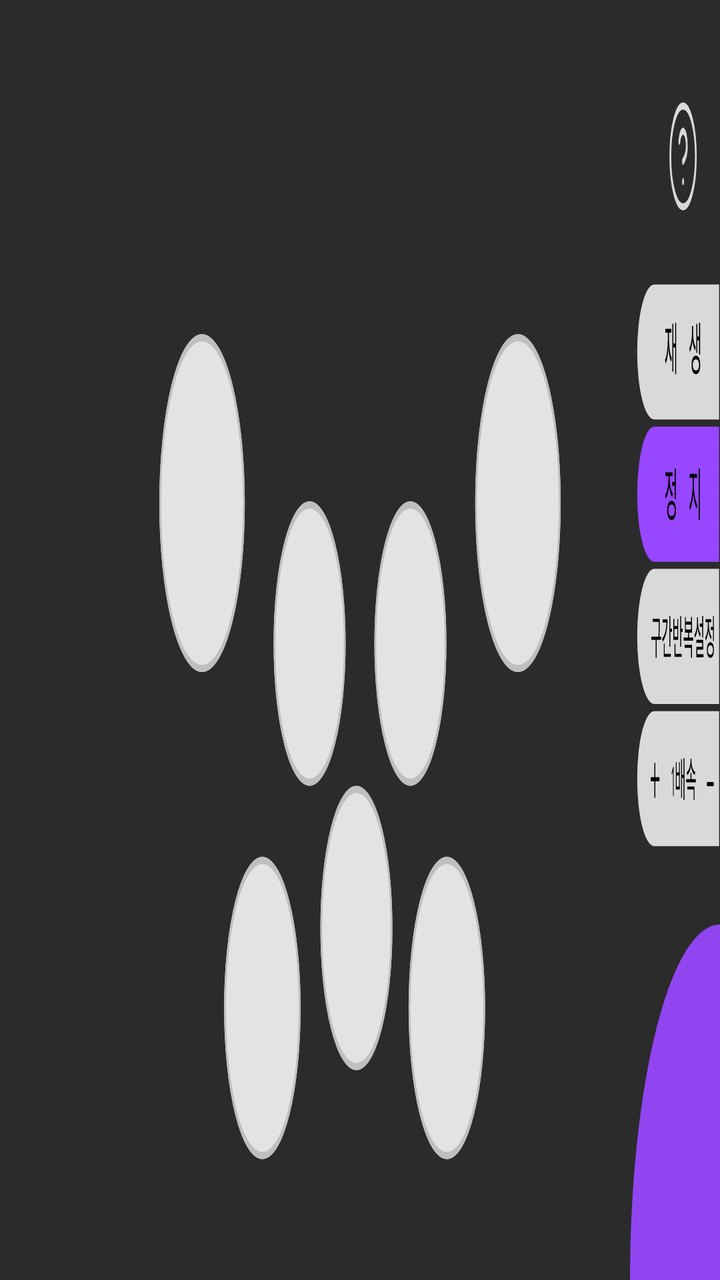
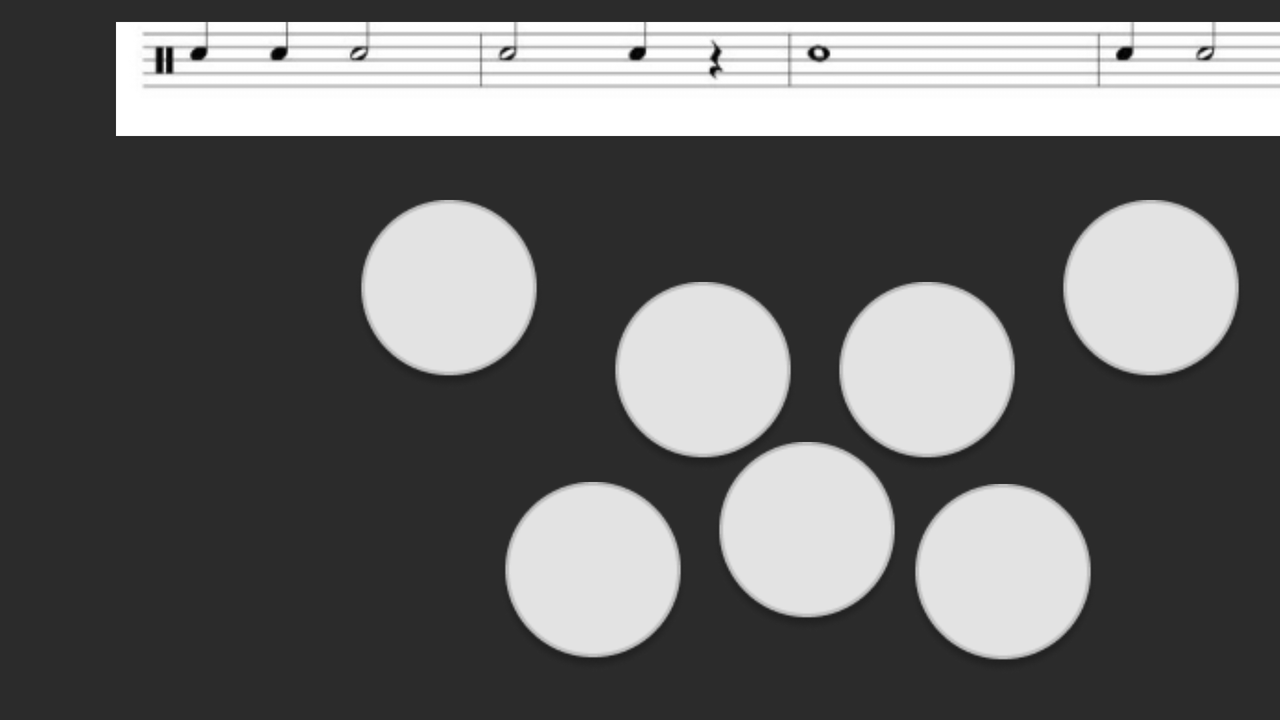

An Android layout and its configuration variant, each rendered on a device that would load it. The default file and the variant file are quoted in full after the pictures.
<!-- AndroidManifest.xml: application theme Theme.DrumLight_ny -->
<!-- res/layout/activity_play.xml -->
<?xml version="1.0" encoding="utf-8"?>
<androidx.constraintlayout.widget.ConstraintLayout xmlns:android="http://schemas.android.com/apk/res/android"
    android:layout_width="match_parent"
    android:layout_height="match_parent"
    xmlns:tools="http://schemas.android.com/tools">

    <RelativeLayout
        android:id = "@+id/android_play"
        android:layout_width="fill_parent"
        android:layout_height="fill_parent"
        android:clipToOutline="true"
        android:background="@drawable/android_play"
        tools:ignore="MissingConstraints,RedundantNamespace,UnusedAttribute" />

</androidx.constraintlayout.widget.ConstraintLayout>
<!-- resources referenced by this layout -->
<resources>
  <!-- drawable android_play: vector/xml drawable (drawable, 9777 chars, omitted) -->
</resources>
<!-- res/layout-land/activity_play.xml (the repository's variant of the layout above) -->
<!-- drawn on the phone turned sideways -->
<?xml version="1.0" encoding="utf-8"?>
<androidx.constraintlayout.widget.ConstraintLayout xmlns:android="http://schemas.android.com/apk/res/android"
    xmlns:app="http://schemas.android.com/apk/res-auto"
    xmlns:tools="http://schemas.android.com/tools"
    android:layout_width="match_parent"
    android:layout_height="match_parent"
    android:background="#2B2B2B"
    tools:ignore="MissingDefaultResource">

    <ImageView
        android:id="@+id/drum1"
        android:layout_width="95dp"
        android:layout_height="95dp"
        android:src="@drawable/drum"
        android:layout_marginStart="177dp"
        android:layout_marginTop = "100dp"
        app:layout_constraintStart_toStartOf="parent"
        app:layout_constraintTop_toTopOf="parent"
        tools:ignore="MissingConstraints"
        />

    <ImageView
        android:id="@+id/drum2"
        android:layout_width="95dp"
        android:layout_height="95dp"
        android:src="@drawable/drum"
        android:layout_marginStart="304dp"
        android:layout_marginTop = "141dp"
        app:layout_constraintStart_toStartOf="parent"
        app:layout_constraintTop_toTopOf="parent"
        tools:ignore="MissingConstraints"
        />

    <ImageView
        android:id="@+id/drum3"
        android:layout_width="95dp"
        android:layout_height="95dp"
        android:src="@drawable/drum"
        android:layout_marginStart="416dp"
        android:layout_marginTop = "141dp"
        app:layout_constraintStart_toStartOf="parent"
        app:layout_constraintTop_toTopOf="parent"
        tools:ignore="MissingConstraints"
        />

    <ImageView
        android:id="@+id/drum4"
        android:layout_width="95dp"
        android:layout_height="95dp"
        android:src="@drawable/drum"
        android:layout_marginStart="528dp"
        android:layout_marginTop = "100dp"
        app:layout_constraintStart_toStartOf="parent"
        app:layout_constraintTop_toTopOf="parent"
        tools:ignore="MissingConstraints"
        />

    <ImageView
        android:id="@+id/drum5"
        android:layout_width="95dp"
        android:layout_height="95dp"
        android:src="@drawable/drum"
        android:layout_marginStart="249dp"
        android:layout_marginTop = "241dp"
        app:layout_constraintStart_toStartOf="parent"
        app:layout_constraintTop_toTopOf="parent"
        tools:ignore="MissingConstraints"
        />

    <ImageView
        android:id="@+id/drum6"
        android:layout_width="95dp"
        android:layout_height="95dp"
        android:src="@drawable/drum"
        android:layout_marginStart="356dp"
        android:layout_marginTop = "221dp"
        app:layout_constraintStart_toStartOf="parent"
        app:layout_constraintTop_toTopOf="parent"
        tools:ignore="MissingConstraints"
        />

    <ImageView
        android:id="@+id/drum"
        android:layout_width="95dp"
        android:layout_height="95dp"
        android:src="@drawable/drum"
        android:layout_marginStart="454dp"
        android:layout_marginTop = "242dp"
        app:layout_constraintStart_toStartOf="parent"
        app:layout_constraintTop_toTopOf="parent"
        tools:ignore="MissingConstraints"
        />

    <ImageView
        android:id="@+id/music"
        android:layout_width="657dp"
        android:layout_height="57dp"
        android:src="@drawable/music"
        android:layout_marginStart="58dp"
        android:layout_marginTop = "11dp"
        app:layout_constraintStart_toStartOf="parent"
        app:layout_constraintTop_toTopOf="parent"
        tools:ignore="MissingConstraints"
        />

    <Button
        android:id="@+id/next"
        android:layout_width="100dp"
        android:layout_height="100dp"
        android:layout_marginStart="690dp"
        android:layout_marginTop = "295dp"
        app:layout_constraintStart_toStartOf="parent"
        app:layout_constraintTop_toTopOf="parent"
        android:background="@drawable/level"
        android:text = "X"
        android:textSize = "55dp"
        tools:ignore="MissingConstraints" />

    <ImageButton
        android:id="@+id/playbutton"
        android:layout_width="93dp"
        android:layout_height="40dp"
        android:src = "@drawable/play"
        android:layout_marginStart="693dp"
        android:layout_marginTop = "79dp"
        app:layout_constraintStart_toStartOf="parent"
        app:layout_constraintTop_toTopOf="parent"
        android:background="@android:color/transparent"
        tools:ignore="MissingConstraints" />

    <ImageButton
        android:id="@+id/stopbutton"
        android:layout_width="93dp"
        android:layout_height="40dp"
        android:src = "@drawable/stop"
        android:layout_marginStart="693dp"
        android:layout_marginTop = "119dp"
        app:layout_constraintStart_toStartOf="parent"
        app:layout_constraintTop_toTopOf="parent"
        android:background="@android:color/transparent"
        tools:ignore="MissingConstraints" />

    <ImageButton
        android:id="@+id/partbutton"
        android:layout_width="93dp"
        android:layout_height="40dp"
        android:src = "@drawable/part"
        android:layout_marginStart="693dp"
        android:layout_marginTop = "159dp"
        app:layout_constraintStart_toStartOf="parent"
        app:layout_constraintTop_toTopOf="parent"
        android:background="@android:color/transparent"
        tools:ignore="MissingConstraints" />

    <ImageButton
        android:id="@+id/speedbutton"
        android:layout_width="93dp"
        android:layout_height="40dp"
        android:src = "@drawable/speed"
        android:layout_marginStart="693dp"
        android:layout_marginTop = "199dp"
        app:layout_constraintStart_toStartOf="parent"
        app:layout_constraintTop_toTopOf="parent"
        android:background="@android:color/transparent"
        tools:ignore="MissingConstraints" />

    <ImageButton
        android:id="@+id/how"
        android:layout_width="34dp"
        android:layout_height="34dp"
        android:src = "@drawable/how"
        android:layout_marginStart="742dp"
        android:layout_marginTop = "20dp"
        app:layout_constraintStart_toStartOf="parent"
        app:layout_constraintTop_toTopOf="parent"
        android:background="@android:color/transparent"
        tools:ignore="MissingConstraints" />


</androidx.constraintlayout.widget.ConstraintLayout>
<!-- resources referenced by the variant -->
<!-- as the phone turned sideways resolves them -->
<resources>
  <!-- drawable drum: png bitmap (drawable-v24, 4903 bytes) -->
  <!-- drawable how: png bitmap (drawable-v24, 1010 bytes) -->
  <!-- drawable level: png bitmap (drawable, 1045 bytes) -->
  <!-- drawable music: png bitmap (drawable-v24, 8406 bytes) -->
  <!-- drawable part: png bitmap (drawable-v24, 1829 bytes) -->
  <!-- drawable play: png bitmap (drawable-v24, 1442 bytes) -->
  <!-- drawable speed: png bitmap (drawable-v24, 1379 bytes) -->
  <!-- drawable stop: png bitmap (drawable-v24, 1422 bytes) -->
</resources>
